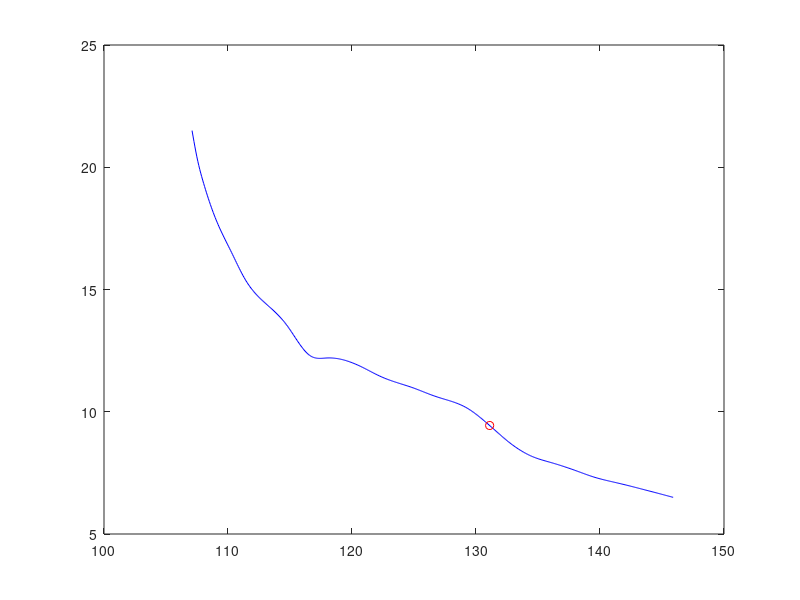

MATLAB code for this plot:
# CS 131: Numerical Methods
# Programming Exercise 3.4: Those who make peace are wise...

t = [145.9, 142.9, 141.3, 139.7, 138.0, 136.2, 134.4, 132.8, 129.1, 126.9, 124.8, 122.5, 120.5, 118.0, 116.6, 114.8, 113.1, 111.4, 110.3, 109.0, 108.0, 107.5, 107.1]';
y = [6.5, 6.9, 7.1, 7.3, 7.6, 7.9, 8.2, 8.7, 10.2, 10.6, 11.0, 11.4, 11.9, 12.2, 12.3, 13.5, 14.4, 15.4, 16.5, 17.9, 19.4, 20.4, 21.5]';

n = length(t);
tmp = sortrows([t,y],1);
t = tmp(:,1);
y = tmp(:,2);

% Setup the piecewise interpolation linear system naively
A = [];
b = [];
base = 1;
for i = 1:n
	r1 = zeros(1,4*(n-1));
	tmp = [];
	for j = 0:3
		tmp = [tmp,t(i)^j];
	end
	r1(base:base+3) = tmp;
	A = [A;r1]; % the usual cubic polynomial interpolant
	b = [b;y(i)];
	
	if (i ~= 1 & i ~= n)
		first = [];
		second = [];
		for j = 0:3
			first = [first,j*(t(i)^(j-1))];
			second = [second,j*((j-1)*(t(i)^(j-2)))];
			first(isnan(first)) = 0;
			second(isnan(second)) = 0;
		end
		first = [first,-first]; % first derivative should be equal at knots (from Hermite)
		second = [second,-second]; % second derivative should be equal at knots (required for cubic spline)
		r2 = zeros(1,4*(n-1));
		r3 = zeros(1,4*(n-1));
		r2(base:base+7) = first;
		r3(base:base+7) = second;
		A = [A;r2;r3];
		b = [b;0;0];
		
		base = 4*(i-1)+1;
		r1 = zeros(1,4*(n-1));
		r1(base:base+3) = tmp;
		A = [A;r1]; % force the knot with the previous equation
		b = [b;y(i)];
	end
end
second_1 = [];
second_n = [];
for j = 0:3
	second_1 = [second_1,j*((j-1)*(t(1)^(j-2)))];
	second_n = [second_n,j*((j-1)*(t(n)^(j-2)))];
	second_1(isnan(second_1)) = 0;
	second_n(isnan(second_n)) = 0;
end
second_1 = [second_1,zeros(1,4*(n-2))]; % second derivative should be zero at the first point to get a 'natural spline'
second_n = [zeros(1,4*(n-2)),second_n]; % second derivative should be zero at the last point to get a 'natural spline'
A = [A;second_1;second_n];
b = [b;0;0];

% Solve the piecewise interpolation linear system
x = A\b;

% Reshape the solution to n-1 cubic functions
coefficients = [reshape(x,[4,n-1])]';

% Evaluate the piecewise interpolant over the domain naively
domain = linspace(min(t),max(t),500);
y = 0; flag = 0;
for i = 1:length(domain)
	if (domain(i) <= t(2)) % negative infinity to second point
		range(i) = polyval(coefficients(1,4:-1:1),domain(i));
	elseif (domain(i) >= t(n-1)) % second to the last point to positive infinity
		range(i) = polyval(coefficients(n-1,4:-1:1),domain(i));
	else
		for j = 2:n-1
      if (domain(i) <= t(j+1)) % in between the points, increasingly checking
        if ((domain(i) > 131.1) & (flag == 0))
          y = polyval(coefficients(j,4:-1:1), 131.1);
          flag = 1;
        end
        range(i) = polyval(coefficients(j,4:-1:1),domain(i));
				break;
			end
		end
	end
end
plot(domain,range,'b');
hold on;
plot(131.1, y, 'ro');

printf("Relative Error: "); disp(abs(abs(y-9.3)/9.3));